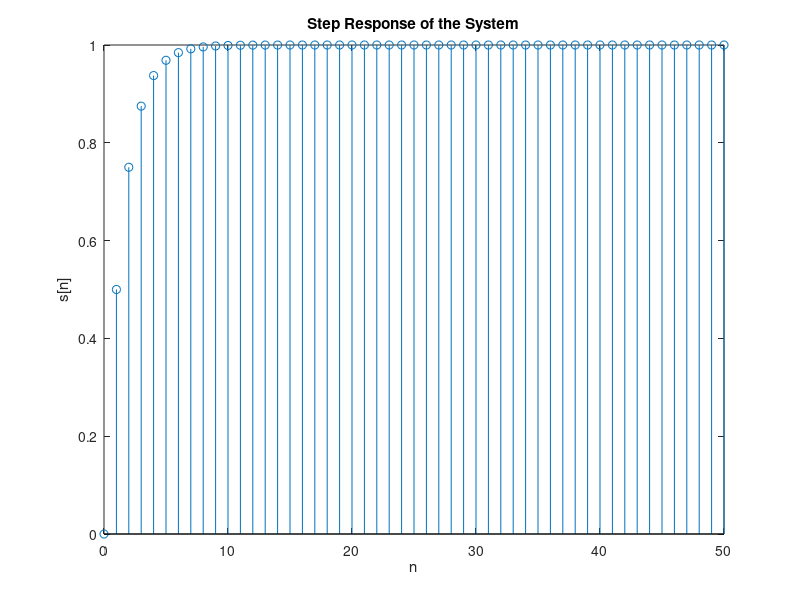

Here is the MATLAB script that generated this plot:
n = 0:50;

% Calculate the step response s[n]
s_n = 1 - 0.5.^n;

% Plot the step response
stem(n, s_n);
title('Step Response of the System');
xlabel('n');
ylabel('s[n]');
